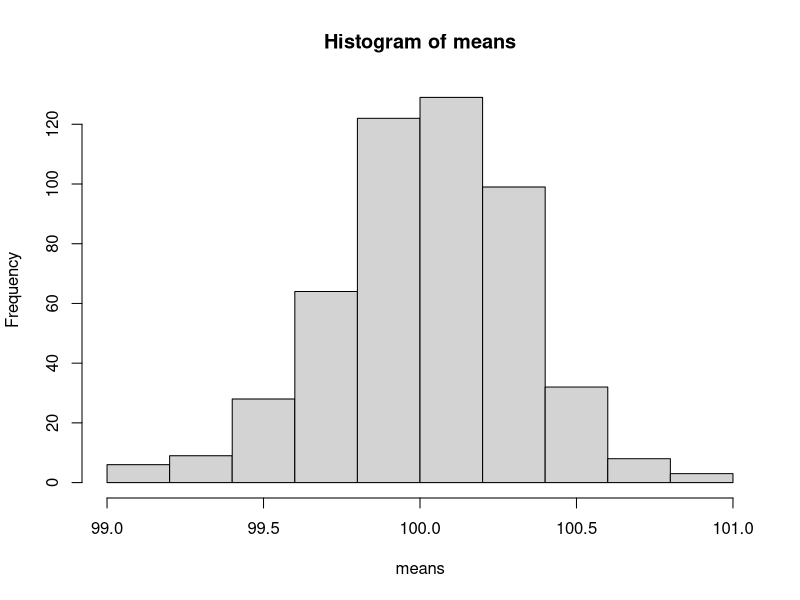

Write R code to recreate this figure.
# (a)
x = rnorm(100, mean=100, sd=3)
mean(x)
var(x)

# (b)
n = 100 # number of observations in one sample
S = 500 # number of simulations
X = matrix(0, nrow=S, ncol=n)
for (i in 1:S){
    X[i,] = rnorm(n, mean=100, sd=3)
}
means = apply(X, 1, mean)

# (c)
hist(means)
